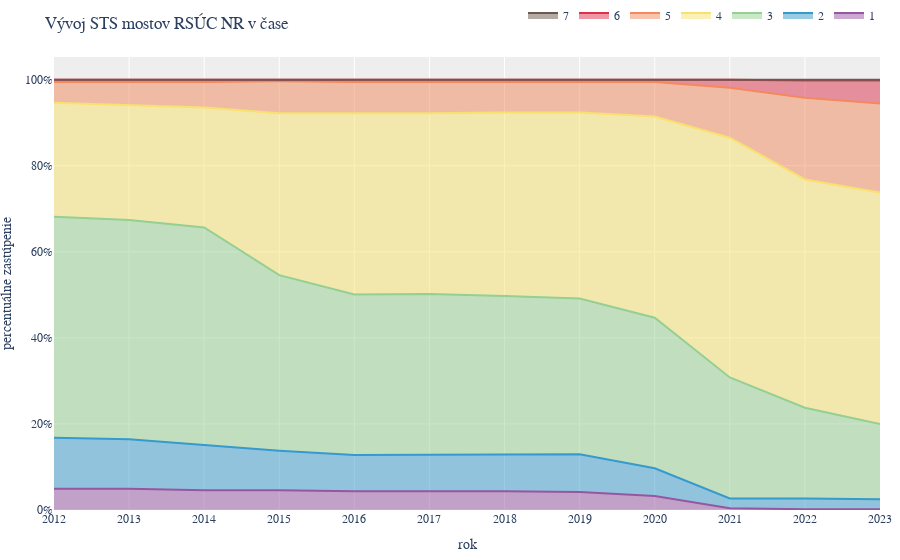

Notebook cell for this chart:
### Code cell
import plotly.graph_objects as go

# Define the color palette
color_palette = ['#9656a2', '#369acc', '#95cf92',
                 '#f8e16f', '#f4895f', '#de324c', '#6c584c']

# Transpose the DataFrame for plotting: years as columns, conditions as rows
data_for_plotting = relative_condition_counts.set_index(
    'Condition').T.reset_index()
data_for_plotting.rename(columns={'index': 'Year'}, inplace=True)

# Update year labels
years = ['{}'.format(year) for year in range(2012, 2024)]
data_for_plotting['Year'] = years

# Create a figure
fig = go.Figure()

# Add a trace for each condition
for i, condition in enumerate(relative_condition_counts['Condition'].unique()):
    fig.add_trace(go.Scatter(
        x=data_for_plotting['Year'],
        y=data_for_plotting[condition],
        mode='lines',
        stackgroup='one',  # This option stacks the areas
        name=str(condition),  # Label for the legend
        # Apply color from the palette
        line=dict(color=color_palette[i % len(color_palette)])
    ))

# Update the layout
fig.update_layout(
    title='Vývoj STS mostov RSÚC NR v čase',
    xaxis_title='rok',
    yaxis_title='percentuálne zastúpenie',
    yaxis=dict(ticksuffix="%"),  # Add a suffix to y-axis ticks for clarity
    # Set font family to Montserrat
    font=dict(family="Montserrat, sans-serif"),
    legend=dict(
        orientation="h",  # Horizontal legend orientation
        yanchor="top",  # Anchor legend to the top
        y=1.125,  # Position the legend slightly above the plot
        xanchor="right",  # Anchor legend to the right
        x=1  # Align legend to the right
    ),
    # Set x-axis tick values and labels
    xaxis=dict(
        tickvals=[str(year) for year in range(2012, 2024)],
        ticktext=['2012', '2013', '2014', '2015', '2016', '2017',
                  '2018', '2019', '2020', '2021', '2022', '2023']
    ),
    plot_bgcolor='#EEEEEE',
    margin=dict(l=0, r=20, t=50, b=50)  # Adjust margins for tight layout
)

# Show the figure
fig.show()

### Figure 1 — Plotly figure (JSON) as saved in the notebook; plotly's stock layout.template omitted (floating-point values rounded to 4 significant figures)
{"data": [{"line": {"color": "#9656a2"}, "mode": "lines", "name": "1", "stackgroup": "one", "type": "scatter", "x": ["2012", "2013", "2014", "2015", "2016", "2017", "2018", "2019", "2020", "2021", "2022", "2023"], "y": [4.962, 4.962, 4.58, 4.58, 4.381, 4.389, 4.381, 4.19, 3.232, 0.3802, 0.1901, 0.1901]}, {"line": {"color": "#369acc"}, "mode": "lines", "name": "2", "stackgroup": "one", "type": "scatter", "x": ["2012", "2013", "2014", "2015", "2016", "2017", "2018", "2019", "2020", "2021", "2022", "2023"], "y": [11.83, 11.45, 10.5, 9.16, 8.381, 8.397, 8.381, 8.762, 6.464, 2.281, 2.471, 2.281]}, {"line": {"color": "#95cf92"}, "mode": "lines", "name": "3", "stackgroup": "one", "type": "scatter", "x": ["2012", "2013", "2014", "2015", "2016", "2017", "2018", "2019", "2020", "2021", "2022", "2023"], "y": [51.34, 50.95, 50.57, 40.84, 37.33, 37.4, 36.95, 36.19, 34.98, 28.14, 21.1, 17.49]}, {"line": {"color": "#f8e16f"}, "mode": "lines", "name": "4", "stackgroup": "one", "type": "scatter", "x": ["2012", "2013", "2014", "2015", "2016", "2017", "2018", "2019", "2020", "2021", "2022", "2023"], "y": [26.53, 26.72, 27.86, 37.6, 42.1, 41.98, 42.67, 43.24, 46.77, 55.7, 53.04, 53.8]}, {"line": {"color": "#f4895f"}, "mode": "lines", "name": "5", "stackgroup": "one", "type": "scatter", "x": ["2012", "2013", "2014", "2015", "2016", "2017", "2018", "2019", "2020", "2021", "2022", "2023"], "y": [4.771, 5.344, 5.916, 7.443, 7.238, 7.252, 7.048, 7.048, 7.985, 11.6, 19.01, 20.72]}, {"line": {"color": "#de324c"}, "mode": "lines", "name": "6", "stackgroup": "one", "type": "scatter", "x": ["2012", "2013", "2014", "2015", "2016", "2017", "2018", "2019", "2020", "2021", "2022", "2023"], "y": [0.5725, 0.5725, 0.5725, 0.3817, 0.5714, 0.5725, 0.5714, 0.5714, 0.5703, 1.901, 3.992, 5.323]}, {"line": {"color": "#6c584c"}, "mode": "lines", "name": "7", "stackgroup": "one", "type": "scatter", "x": ["2012", "2013", "2014", "2015", "2016", "2017", "2018", "2019", "2020", "2021", "2022", "2023"], "y": [0, 0, 0, 0, 0, 0, 0, 0, 0, 0, 0.1901, 0.1901]}], "layout": {"font": {"family": "Montserrat, sans-serif"}, "legend": {"orientation": "h", "x": 1, "xanchor": "right", "y": 1.125, "yanchor": "top"}, "margin": {"b": 50, "l": 0, "r": 20, "t": 50}, "plot_bgcolor": "#EEEEEE", "title": {"text": "Vývoj STS mostov RSÚC NR v čase"}, "xaxis": {"ticktext": ["2012", "2013", "2014", "2015", "2016", "2017", "2018", "2019", "2020", "2021", "2022", "2023"], "tickvals": ["2012", "2013", "2014", "2015", "2016", "2017", "2018", "2019", "2020", "2021", "2022", "2023"], "title": {"text": "rok"}}, "yaxis": {"ticksuffix": "%", "title": {"text": "percentuálne zastúpenie"}}}}
